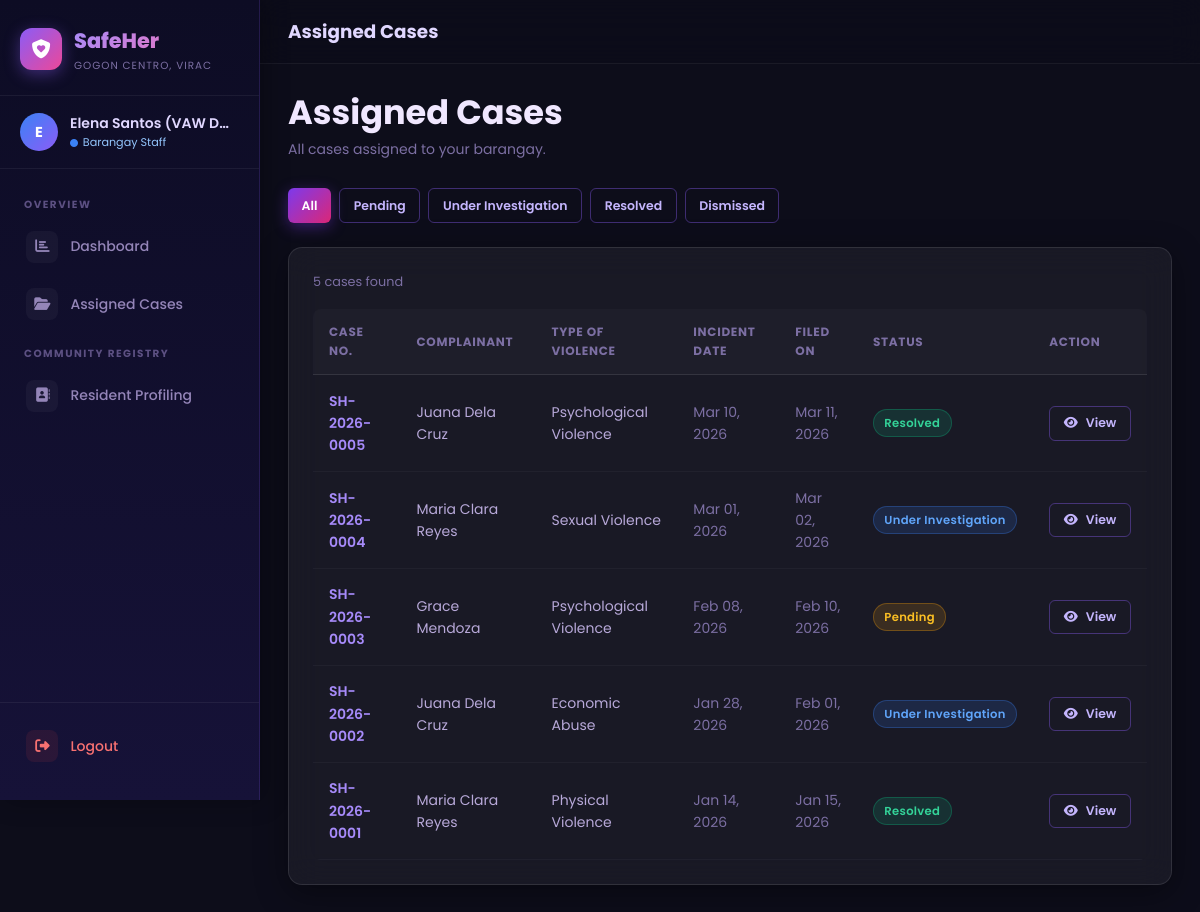
Page /barangay/cases (signed in) on the committed database.
### tables this page shows
CREATE TABLE `cases` (
  `id` INT UNSIGNED NOT NULL AUTO_INCREMENT,
  `case_number` VARCHAR(30) NOT NULL UNIQUE,
  `complainant_id` INT UNSIGNED NOT NULL,
  `barangay_id` INT UNSIGNED NOT NULL,
  `type_of_violence` ENUM('physical', 'sexual', 'psychological', 'economic', 'others') NOT NULL,
  `incident_date` DATE NOT NULL,
  `location` VARCHAR(255) NULL,
  `description` TEXT NOT NULL,
  `evidence_path` VARCHAR(255) NULL,
  `status` ENUM('pending', 'under_investigation', 'resolved', 'dismissed') NOT NULL DEFAULT 'pending',
  `remarks` TEXT NULL,
  `assigned_staff_id` INT UNSIGNED NULL,
  `created_at` DATETIME NOT NULL DEFAULT CURRENT_TIMESTAMP,
  `updated_at` DATETIME NOT NULL DEFAULT CURRENT_TIMESTAMP ON UPDATE CURRENT_TIMESTAMP,
  PRIMARY KEY (`id`),
  INDEX `idx_cases_case_number` (`case_number`),
  INDEX `idx_cases_status` (`status`),
  INDEX `idx_cases_tov` (`type_of_violence`),
  INDEX `idx_cases_barangay` (`barangay_id`),
  INDEX `idx_cases_complainant` (`complainant_id`),
  INDEX `idx_cases_created` (`created_at`),
  CONSTRAINT `fk_cases_complainant` FOREIGN KEY (`complainant_id`) REFERENCES `users` (`id`) ON DELETE CASCADE ON UPDATE CASCADE,
  CONSTRAINT `fk_cases_barangay` FOREIGN KEY (`barangay_id`) REFERENCES `barangays` (`id`) ON DELETE RESTRICT ON UPDATE CASCADE,
  CONSTRAINT `fk_cases_staff` FOREIGN KEY (`assigned_staff_id`) REFERENCES `users` (`id`) ON DELETE SET NULL ON UPDATE CASCADE
);

CREATE TABLE `users` (
  `id` INT UNSIGNED NOT NULL AUTO_INCREMENT,
  `full_name` VARCHAR(150) NOT NULL,
  `email` VARCHAR(150) NOT NULL UNIQUE,
  `phone` VARCHAR(20) NOT NULL,
  `password_hash` VARCHAR(255) NOT NULL,
  `role` ENUM('admin', 'barangay_staff', 'complainant') NOT NULL DEFAULT 'complainant',
  `barangay_id` INT UNSIGNED NULL,
  `status` ENUM('active', 'inactive') NOT NULL DEFAULT 'active',
  `created_at` DATETIME NOT NULL DEFAULT CURRENT_TIMESTAMP,
  PRIMARY KEY (`id`),
  INDEX `idx_users_role` (`role`),
  INDEX `idx_users_barangay` (`barangay_id`),
  INDEX `idx_users_email` (`email`),
  CONSTRAINT `fk_users_barangay` FOREIGN KEY (`barangay_id`) REFERENCES `barangays` (`id`) ON DELETE SET NULL ON UPDATE CASCADE
);

### controllers/BarangayController.php (called while the page is built, shortened)
<?php
class BarangayController {
    private CaseModel $caseModel;
    public function __construct() {
        $this->caseModel     = new CaseModel();
    }
    public function cases(): void {
        $barangayId = (int)($_SESSION['barangay_id'] ?? 0);
        $page       = max(1, (int)($_GET['page'] ?? 1));
        $filters    = ['status' => $_GET['status'] ?? null];
        $cases      = $this->caseModel->getForBarangay($barangayId, array_filter($filters), $page);
        $this->render('barangay/cases', [
            'cases'      => $cases,
            'statusFilter'=> $_GET['status'] ?? '',
            'success'    => getFlash('success'),
            'error'      => getFlash('error'),
        ]);
    }
    private function render(string $view, array $data = []): void {
        extract($data);
        include BASE_PATH . "/views/$view.php";
    }
}

### helpers/case_helper.php (called while the page is built, shortened)
<?php
function statusBadge(string $status): string {
    return match ($status) {
        'pending'               => 'badge-warning',
        'under_investigation'   => 'badge-info',
        'resolved'              => 'badge-success',
        'dismissed'             => 'badge-secondary',
        default                 => 'badge-secondary',
    };
}
function statusLabel(string $status): string {
    return match ($status) {
        'pending'               => 'Pending',
        'under_investigation'   => 'Under Investigation',
        'resolved'              => 'Resolved',
        'dismissed'             => 'Dismissed',
        default                 => ucfirst($status),
    };
}
function violenceLabel(string $type): string {
    return match ($type) {
        'physical'      => 'Physical Violence',
        'sexual'        => 'Sexual Violence',
        'psychological' => 'Psychological Violence',
        'economic'      => 'Economic Abuse',
        'others'        => 'Others',
        default         => ucfirst($type),
    };
}
function fmtDate(string $datetime, string $format = 'M d, Y'): string {
    return date($format, strtotime($datetime));
}
function paginate(string $sql, array $params, int $page = 1, int $perPage = 15): array {
    $db = getDB();
    $countSql  = "SELECT COUNT(*) FROM ($sql) AS _count";
    $countStmt = $db->prepare($countSql);
    $countStmt->execute($params);
    $total = (int) $countStmt->fetchColumn();
    $offset = ($page - 1) * $perPage;
    $stmt   = $db->prepare("$sql LIMIT $perPage OFFSET $offset");
    $stmt->execute($params);
    $data = $stmt->fetchAll();
    return [
        'data'    => $data,
        'total'   => $total,
        'pages'   => (int) ceil($total / $perPage),
        'current' => $page,
    ];
}

### models/CaseModel.php (called while the page is built, shortened)
<?php
class CaseModel {
    public function getForBarangay(int $barangayId, array $filters = [], int $page = 1): array {
        $where  = ["c.barangay_id = :barangay_id"];
        $params = [':barangay_id' => $barangayId];
        $whereClause = implode(' AND ', $where);
        $sql = "SELECT c.*, u.full_name AS complainant_name
                FROM cases c
                LEFT JOIN users u ON c.complainant_id = u.id
                WHERE $whereClause
                ORDER BY c.created_at DESC";
        return paginate($sql, $params, $page);
    }
}

### helpers/auth_helper.php (called while the page is built, shortened)
<?php
function sanitize(string $input): string {
    return htmlspecialchars(trim($input), ENT_QUOTES, 'UTF-8');
}

### views/barangay/cases.php (the view, shortened to what this page needs)
<?php
include BASE_PATH . '/views/layouts/header.php';
include BASE_PATH . '/views/layouts/barangay_nav.php';
?>
<div class="page-content">
  <div class="page-header"><h2>Assigned Cases</h2><p>All cases assigned to your barangay.</p></div>
  <div class="d-flex gap-1 mb-3 flex-wrap">
    <?php
    $statuses = ['' => 'All','pending'=>'Pending','under_investigation'=>'Under Investigation','resolved'=>'Resolved','dismissed'=>'Dismissed'];
    foreach ($statuses as $s => $l): ?>
    <a href="?status=<?= $s ?>" class="btn <?= $statusFilter === $s ? 'btn-primary' : 'btn-outline' ?> btn-sm"><?= $l ?></a>
    <?php endforeach; ?>
  </div>
  <div class="card">
    <div class="d-flex justify-between align-center mb-2">
      <span class="text-muted fs-sm"><?= $cases['total'] ?> cases found</span>
    </div>
    <div class="table-wrapper">
      <table class="table">
        <thead><tr><th>Case No.</th><th>Complainant</th><th>Type of Violence</th><th>Incident Date</th><th>Filed On</th><th>Status</th><th>Action</th></tr></thead>
        <tbody>
          <?php if (empty($cases['data'])): ?>
          <tr><td colspan="7" class="text-center text-muted" style="padding:2.5rem">No cases found.</td></tr>
          <?php else: foreach ($cases['data'] as $c): ?>
          <tr>
            <td class="fw-600 text-purple"><?= sanitize($c['case_number']) ?></td>
            <td><?= sanitize($c['complainant_name'] ?? '—') ?></td>
            <td><?= violenceLabel($c['type_of_violence']) ?></td>
            <td class="text-muted"><?= fmtDate($c['incident_date']) ?></td>
            <td class="text-muted"><?= fmtDate($c['created_at']) ?></td>
            <td><span class="badge <?= statusBadge($c['status']) ?>"><?= statusLabel($c['status']) ?></span></td>
            <td>
              <a href="<?= APP_URL ?>/barangay/case-view?id=<?= $c['id'] ?>" class="btn btn-outline btn-sm">
                <i class="fas fa-eye"></i> View
              </a>
            </td>
          </tr>
          <?php endforeach; endif; ?>
        </tbody>
      </table>
    </div>
  </div>
</div>
</div></div>
<?php include BASE_PATH . '/views/layouts/footer.php'; ?>

### assets/css/main.css (style rules this page uses)
:root { --bg-primary: #0d0d1a; --bg-secondary: #12122b; --bg-card: rgba(255,255,255,0.05); --bg-card-hover: rgba(255,255,255,0.09); --purple-900: #1e1b4b; --purple-700: #5b21b6; --purple-500: #8b5cf6; --purple-400: #a78bfa; --purple-300: #c4b5fd; --pink-500: #ec4899; --pink-400: #f472b6; --pink-300: #f9a8d4; --gradient-main: linear-gradient(135deg, #8b5cf6 0%, #ec4899 100%); --gradient-dark: linear-gradient(135deg, #1e1b4b 0%, #2d1b4e 100%); --gradient-card: linear-gradient(135deg, rgba(139,92,246,0.15) 0%, rgba(236,72,153,0.15) 100%); --gradient-btn: linear-gradient(135deg, #7c3aed 0%, #db2777 100%); --gradient-btn-hover: linear-gradient(135deg, #6d28d9 0%, #be185d 100%); --text-primary: #f0e7ff; --text-secondary: #b8a9d9; --text-muted: #7c6fa3; --border-glass: rgba(255,255,255,0.1); --border-purple: rgba(139,92,246,0.4); --shadow-card: 0 8px 32px rgba(0,0,0,0.4); --shadow-glow: 0 0 32px rgba(139,92,246,0.22); --status-pending: #f59e0b; --status-invest: #3b82f6; --status-resolved: #10b981; --status-dismissed: #6b7280; --radius-sm: 8px; --radius-md: 14px; --radius-lg: 20px; --radius-xl: 28px; --transition: all 0.25s cubic-bezier(0.4,0,0.2,1); }
*, *::before, *::after { box-sizing: border-box; margin: 0; padding: 0; }
html { scroll-behavior: smooth; -webkit-text-size-adjust: 100%; }
body { font-family: 'Poppins', sans-serif; background-color: var(--bg-primary); color: var(--text-primary); min-height: 100vh; line-height: 1.6; overflow-x: hidden; position: relative; }
h1,h2,h3,h4,h5,h6 { font-weight: 700; line-height: 1.25; color: var(--text-primary); }
h2 { font-size: clamp(1.35rem, 3.5vw, 2.1rem); }
p { color: var(--text-secondary); }
a { color: var(--purple-400); text-decoration: none; transition: var(--transition); }
.card { background: var(--bg-card); border: 1px solid var(--border-glass); border-radius: var(--radius-md); padding: 1.5rem; backdrop-filter: blur(16px); -webkit-backdrop-filter: blur(16px); box-shadow: var(--shadow-card); transition: var(--transition); }
.btn { display: inline-flex; align-items: center; justify-content: center; gap: 0.5rem; padding: 0.65rem 1.25rem; min-height: 42px; border-radius: var(--radius-sm); font-family: inherit; font-size: 0.875rem; font-weight: 600; cursor: pointer; border: none; transition: var(--transition); text-decoration: none; white-space: nowrap; }
.btn-primary { background: var(--gradient-btn); color: white !important; box-shadow: 0 4px 15px rgba(124,58,237,0.4); }
.btn-outline { background: transparent; color: var(--purple-300) !important; border: 1px solid var(--border-purple); }
.btn-sm { padding: 0.4rem 0.85rem; min-height: 34px; font-size: 0.78rem; border-radius: 6px; }
.badge { display: inline-flex; align-items: center; gap: 0.35rem; padding: 0.25rem 0.65rem; border-radius: 100px; font-size: 0.725rem; font-weight: 600; text-transform: capitalize; letter-spacing: 0.3px; white-space: nowrap; }
.badge-warning { background: rgba(245,158,11,0.15); color: #fbbf24; border: 1px solid rgba(245,158,11,0.3); }
.badge-info { background: rgba(59,130,246,0.15); color: #60a5fa; border: 1px solid rgba(59,130,246,0.3); }
.badge-success { background: rgba(16,185,129,0.15); color: #34d399; border: 1px solid rgba(16,185,129,0.3); }
.table-wrapper { width: 100%; overflow-x: auto; -webkit-overflow-scrolling: touch; border-radius: var(--radius-sm); margin-top: 0.5rem; }
.table { width: 100%; min-width: 600px; border-collapse: collapse; text-align: left; }
.table th { padding: 0.85rem 1rem; font-size: 0.75rem; font-weight: 700; text-transform: uppercase; letter-spacing: 0.7px; color: var(--text-muted); border-bottom: 1px solid var(--border-glass); background: rgba(255,255,255,0.02); }
.table td { padding: 0.9rem 1rem; font-size: 0.875rem; color: var(--text-secondary); border-bottom: 1px solid rgba(255,255,255,0.04); vertical-align: middle; }
.table tbody tr { transition: background 0.2s ease; }
.text-muted { color: var(--text-muted) !important; }
.text-purple { color: var(--purple-400) !important; }
.d-flex { display: flex; }
.align-center { align-items: center; }
.justify-between { justify-content: space-between; }
.flex-wrap { flex-wrap: wrap; }
.gap-1 { gap: 0.5rem; }
.mb-2 { margin-bottom: 1rem; }
.mb-3 { margin-bottom: 1.5rem; }
.fw-600 { font-weight: 600; }
.fs-sm { font-size: 0.8rem; }

### rows in the picture
cases: case_number "SH-2026-0005", complainant.full_name "Juana Dela Cruz", type_of_violence "Psychological Violence", incident_date "Mar 10, 2026", created_at "Mar 11, 2026", status "Resolved"
cases: case_number "SH-2026-0004", complainant.full_name "Maria Clara Reyes", type_of_violence "Sexual Violence", incident_date "Mar 01, 2026", created_at "Mar 02, 2026", status "Under Investigation"
cases: case_number "SH-2026-0003", complainant.full_name "Grace Mendoza", type_of_violence "Psychological Violence", incident_date "Feb 08, 2026", created_at "Feb 10, 2026", status "Pending"
cases: case_number "SH-2026-0002", complainant.full_name "Juana Dela Cruz", type_of_violence "Economic Abuse", incident_date "Jan 28, 2026", created_at "Feb 01, 2026", status "Under Investigation"
cases: case_number "SH-2026-0001", complainant.full_name "Maria Clara Reyes", type_of_violence "Physical Violence", incident_date "Jan 14, 2026", created_at "Jan 15, 2026", status "Resolved"

### other values in the picture
$initials "E"
$_SESSION['full_name'] "Elena Santos (VAW D…"
$pageTitle "Assigned Cases"
$l "All"
$l "Pending"
$l "Under Investigation"
$l "Resolved"
$l "Dismissed"
$cases['total'] "5"
